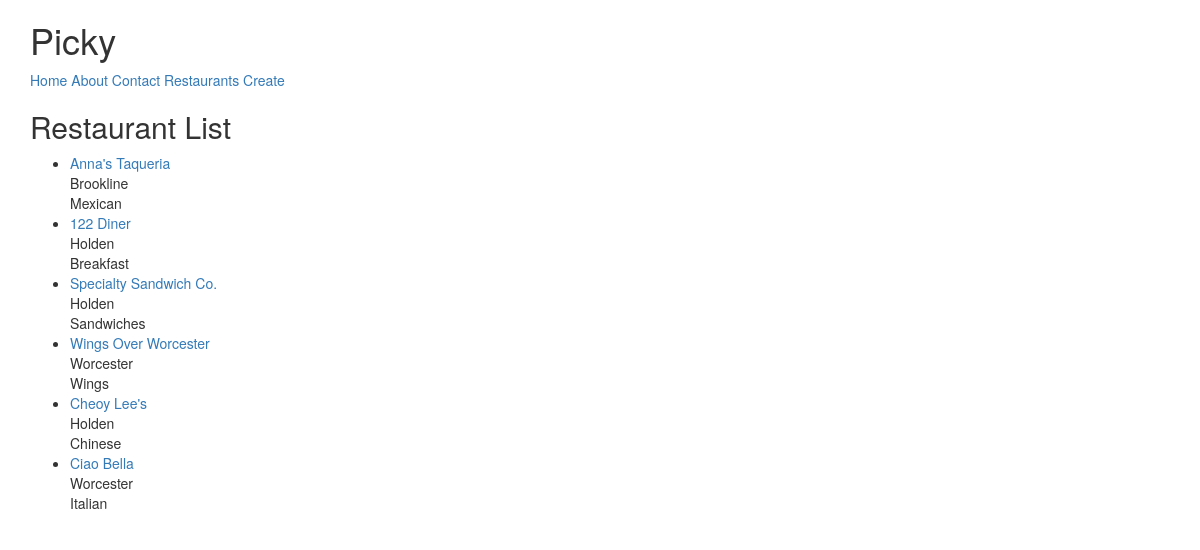
The page /restaurants/ on the database as committed earlier.
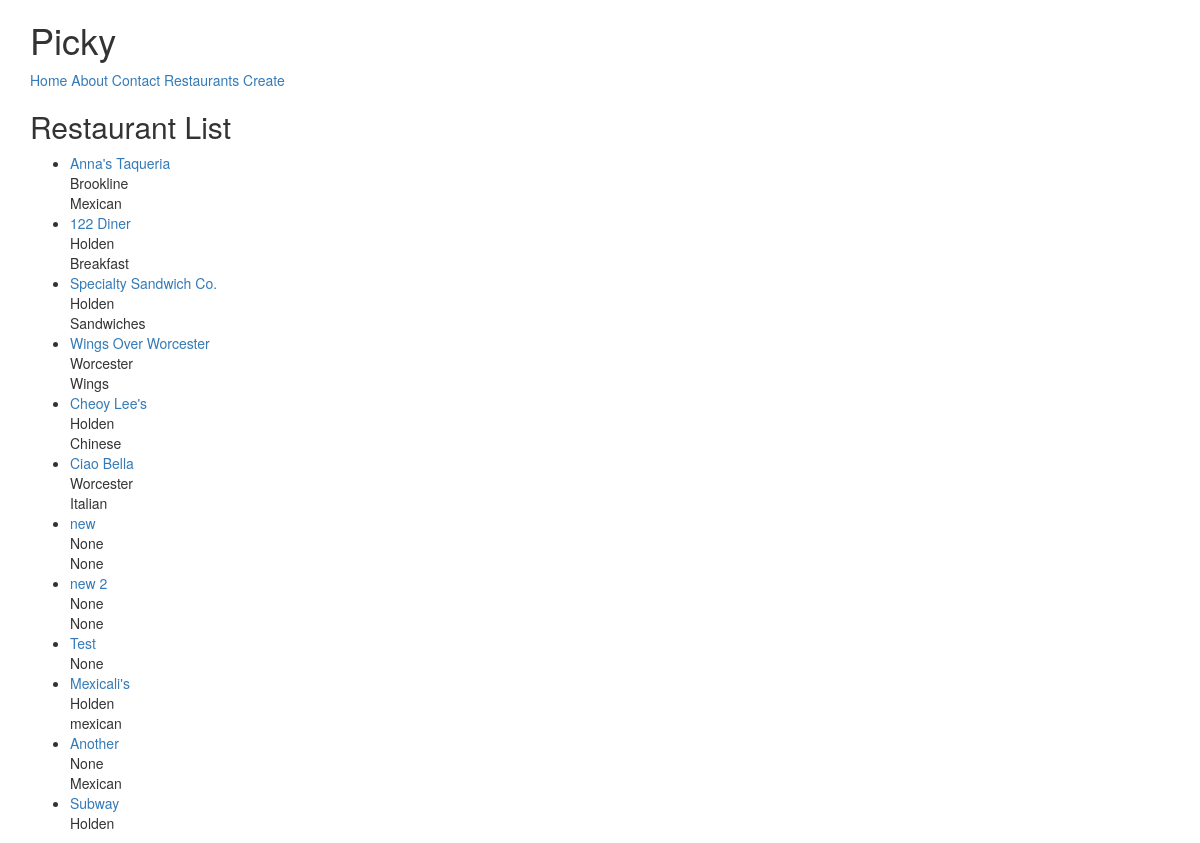
The same page on the database as committed later.
### restaurants/models.py (models this page shows, shortened)
class RestaurantLocation(models.Model):
    owner       = models.ForeignKey(User)
    name        = models.CharField(max_length=120)
    location    = models.CharField(max_length=120, null=True, blank=True) # optional
    category    = models.CharField(max_length=120, null=True, blank=True, validators=[validate_category]) # optional
    timestamp   = models.DateTimeField(auto_now_add=True)
    updated     = models.DateTimeField(auto_now=True)
    slug = models.SlugField(null=True, blank=True)

### restaurants/views.py (the view)
# urls.py: url(r'^restaurants/$', RestaurantListView.as_view()),
class RestaurantListView(ListView):
    def get_queryset(self):
        slug = self.kwargs.get("slug")
        if slug:
            queryset = RestaurantLocation.objects.filter(
            Q(category__iexact=slug)
            | Q(category__icontains=slug)
            )
        else:
            queryset=RestaurantLocation.objects.all()
        return queryset

### restaurants/templates/restaurants/restaurantlocation_list.html (shortened to what this page needs)
{% extends 'base.html' %}
{% block content %}
<h2>Restaurant List</h2>
<ul>
  {% for obj in object_list %}
    <li>
      <a href="/restaurants/{{ obj.slug }}">
        {{ obj.name }} <br/>
      </a>
      {{ obj.location }} <br/>
      {{ obj.category }}
    </li>
  {% endfor %}
</ul>
{% endblock content %}

### templates/base.html (shortened to what this page needs)
<!DOCTYPE html>
<html lang="en">
<head>
  {% include 'snippets/js.html' %}
</head>
<body>
  {% include 'snippets/nav.html' %}
<div class="container">
  {% block content %}{% endblock content %}
</div>
</body>
</html>

### templates/snippets/js.html (shortened to what this page needs)
<link rel="stylesheet" href="//maxcdn.bootstrapcdn.com/bootstrap/3.3.7/css/bootstrap.min.css">

### templates/snippets/nav.html
<div class="container">
  <h1>Picky</h1>
  <a href="/">Home</a>
  <a href="/about/">About</a>
  <a href="/contact/">Contact</a>
  <a href="/restaurants/">Restaurants</a>
  <a href="/create/">Create</a>
</div>

Rows that differ between the two databases and show on the page:
added RestaurantLocation: name "new", location "None", category "None"
added RestaurantLocation: name "new 2", location "None", category "None"
added RestaurantLocation: name "Test", location "None"
added RestaurantLocation: name "Mexicali's", location "Holden", category "mexican"
added RestaurantLocation: name "Another", location "None", category "Mexican"
added RestaurantLocation: name "Subway", location "Holden"
